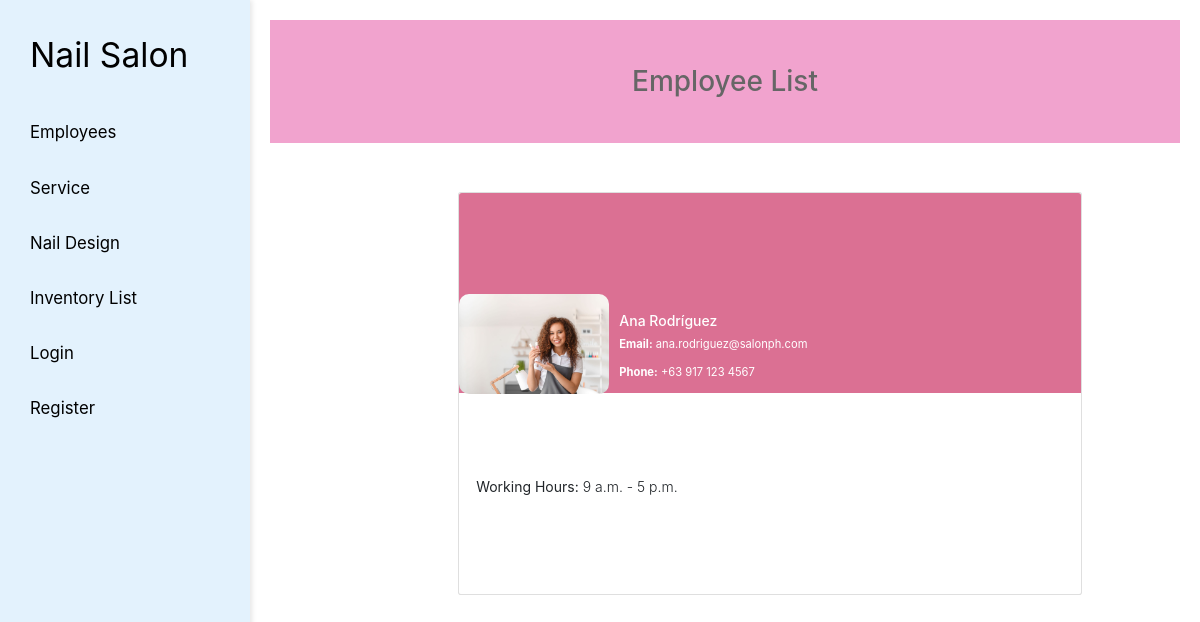
Page /employee-list/ on the committed database.
### appointments/models.py (models this page shows, shortened)
class Employee(models.Model):
    name = models.CharField(max_length=100)
    phone = models.CharField(max_length=20)
    email = models.EmailField()
    working_start_time = models.TimeField(default='09:00')
    working_end_time = models.TimeField(default='17:00')
    photo = models.ImageField(upload_to='employees/', null=True, blank=True, default='path/to/default/photo.jpg')

### appointments/views.py (the view)
# urls.py: path('employee-list/', views.employee_list, name='employee_list'),
def employee_list(request):
    employees = Employee.objects.all()
    return render(request, 'appointments/employee_list.html', {'employees': employees})

### appointments/templates/appointments/employee_list.html (shortened to what this page needs)
{% extends 'appointments/base.html' %}
{% block content %}
<h1>Employee List</h1>
<section class="h-100 gradient-custom-2 "style="width: 1000px;">
    {% for employee in employees %}
    <div class="container py-5 h-100">
        <div class="row d-flex justify-content-center">
            <div class="col col-lg-9 col-xl-8">
                <div class="card">
                    <div class="rounded-top text-white d-flex flex-row" style="background-color: palevioletred; height:200px;">
                        <div class="ms-4 mt-5 d-flex flex-column" style="width: 150px;">
                            {% if employee.photo and employee.photo.url %}
                            <br><br><br><br>
                            <img src="{{ employee.photo.url }}" alt="{{ employee.name }}'s photo" class="img-fluid"
                                style="width: 180px; border-radius: 10px;">
                            {% else %}
                            <img src="https://via.placeholder.com/180" alt="No photo available" class="img-fluid"
                                style="width: 180px; border-radius: 10px;">
                            {% endif %}
                            <br><br>
                        </div>
                        <div class="ms-4" style="margin-top: 120px; margin-left: 10px;">
                            <h5>{{ employee.name }}</h5>
                            <p><strong>Email:</strong> {{ employee.email }}</p>
                            <p><strong>Phone:</strong> {{ employee.phone }}</p>
                        </div>
                    </div><br>
                    <div class="card-body p-4 text-black">
                        <div class="mb-5  text-body"><br><br>
                            <p class="lead fw-normal mb-1"><strong>Working Hours:</strong>  {{ employee.working_start_time }} - {{ employee.working_end_time }}</p>
                        </div>
                        <div>
                            <br>
                        </div>
                    </div>
                </div>
            </div>
        </div>
    </div>
    {% endfor %}
</section>
{% endblock %}

### static/css/mine.css (style rules this page uses)
html { font-size: 70%; scroll-behavior: smooth; scroll-padding-top: 6rem; overflow-x: hidden; }
*, *::before, *::after { box-sizing: border-box; }
body { display: flex; margin: 0; font-family: Arial, sans-serif; height: 100vh; overflow: hidden; }
body { margin: 0; padding: 0; font-family: Arial, sans-serif; min-width: 320px; }
section { padding: 10px; }
div { margin-bottom: 15px; }
h1 { text-align: center; font-size: 2rem; color: #666; padding: 4rem; margin: 3rem 0; background-color: #f1a3ce; z-index: 30; }

### rows in the picture
Employee: photo (picture), name "Ana Rodríguez", email "ana.rodriguez@salonph.com", phone "+63 917 123 4567", working_start_time "9 a.m.", working_end_time "5 p.m."
